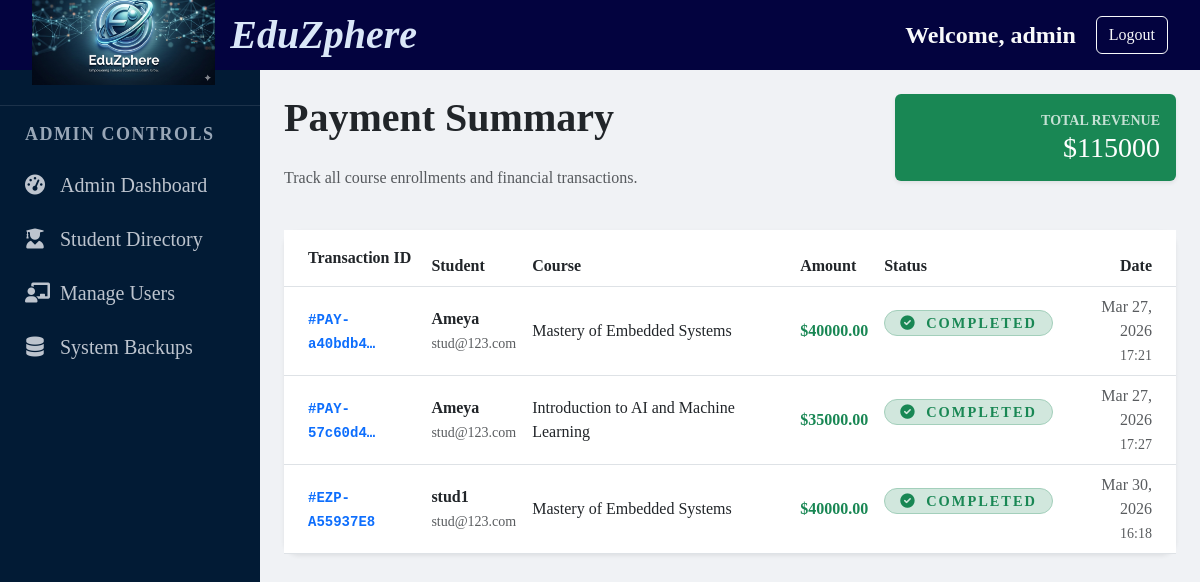
The page /payments/summary/ (signed in) on the database its author committed.
### payments/models.py (models this page shows, shortened)
class Payment(models.Model):
    student = models.ForeignKey(Profile, on_delete=models.CASCADE)
    course = models.ForeignKey(Course, on_delete=models.CASCADE)
    amount = models.DecimalField(max_digits=8, decimal_places=2)
    payment_id = models.CharField(max_length=200, unique=True,blank=True)
    paid = models.BooleanField(default=False)
    date = models.DateTimeField(auto_now_add=True)

### users/models.py (models this page shows, shortened)
class Profile(models.Model):
    ROLE_CHOICES = (
        ('admin', 'Admin'),
        ('instructor','Instructor'),
        ('student','Student'),
    )
    user = models.OneToOneField(User,on_delete=models.CASCADE)
    role = models.CharField(max_length=20,choices=ROLE_CHOICES)
    bio = models.TextField(max_length=500, blank=True)

### courses/models.py (models this page shows, shortened)
class Course(models.Model):
    title = models.CharField(max_length=200)
    description = models.TextField(null=True, blank=True)
    instructor = models.ForeignKey(User, on_delete=models.CASCADE, limit_choices_to={'profile__role': 'instructor'})
    price = models.DecimalField(max_digits=10, decimal_places=2, default=0.00)
    thumbnail = models.ImageField(upload_to='course_pics/', blank=True)
    created_at = models.DateTimeField(auto_now_add=True)

### payments/views.py (the view)
# urls.py: path('summary/',payment_list, name='payment_list'),
@staff_member_required
def payment_list(request):
    payments = Payment.objects.all().select_related('student__user', 'course').order_by('date')
    total_revenue_data = payments.aggregate(total=Sum('amount'))
    total_revenue = total_revenue_data['total'] or 0
    return render(request, 'payment_list.html', {
        'payments': payments,
        'total_revenue': total_revenue
    })

### templates/payment_list.html
{% extends 'base.html' %}
{% block content %}
<div class="container-fluid p-4">
    <div class="row mb-4">
        <div class="col-md-8">
            <h1 class="fw-bold text-dark">Payment Summary</h1>
            <p class="text-muted">Track all course enrollments and financial transactions.</p>
        </div>
        <div class="col-md-4 text-md-end">
            <div class="card bg-success text-white border-0 shadow-sm p-3">
                <small class="text-uppercase fw-bold opacity-75">Total Revenue</small>
                <h3 class="mb-0">${{ total_revenue }}</h3>
            </div>
        </div>
    </div>
    <div class="card border-0 shadow-sm" style="border-radius: 15px;">
        <div class="table-responsive">
            <table class="table table-hover align-middle mb-0">
                <thead class="bg-light">
                    <tr>
                        <th class="ps-4 py-3">Transaction ID</th>
                        <th>Student</th>
                        <th>Course</th>
                        <th>Amount</th>
                        <th>Status</th>
                        <th class="text-end pe-4">Date</th>
                    </tr>
                </thead>
                <tbody>
                    {% for payment in payments %}
                    <tr>
                        <td class="ps-4"><code class="text-primary fw-bold">#{{ payment.payment_id|truncatechars:12 }}</code></td>
                        <td>
                            <div class="fw-bold">{{ payment.student.user.get_full_name|default:payment.student.user.username }}</div>
                            <small class="text-muted">{{ payment.student.user.email }}</small>
                        </td>
                        <td><span class="text-dark">{{ payment.course.title }}</span></td>
                        <td><span class="fw-bold text-success">${{ payment.amount }}</span></td>
                        <td>
                            <span class="badge rounded-pill bg-success-subtle text-success border border-success-subtle">
                                <i class="fa-solid fa-circle-check me-1"></i> Completed
                            </span>
                        </td>
                        <td class="text-end pe-4 text-muted">
                            {{ payment.date|date:"M d, Y" }}<br>
                            <small>{{ payment.date|time:"H:i" }}</small>
                        </td>
                    </tr>
                    {% empty %}
                    <tr>
                        <td colspan="6" class="text-center py-5 text-muted">No payment records found.</td>
                    </tr>
                    {% endfor %}
                </tbody>
            </table>
        </div>
    </div>
</div>
{% endblock %}

### templates/base.html (shortened to what this page needs)
{% load static %}
<!DOCTYPE html>
<html lang="en">
<head>
    <link href="https://cdn.jsdelivr.net/npm/bootstrap@5.3.0/dist/css/bootstrap.min.css" rel="stylesheet">
    <link rel="stylesheet" href="{% static 'css/style.css' %}">
    <link rel="stylesheet" href="https://cdnjs.cloudflare.com/ajax/libs/font-awesome/6.0.0/css/all.min.css">
</head>
<body>
    <div class="dashboard-wrapper">
        <header class="main-header">
            <div class="logo-container">
                <img src="{% static 'images/logo.png' %}" alt="EduZphere Logo" class="logo-image">
                <span class="logo-text">EduZphere</span>
            </div>
            <div class="header-auth-bar">
            {% if user.is_authenticated %}
                <span class="text-light fs-4">Welcome, {{ user.username }}</span>
                <a href="{% url 'logout' %}" class="btn btn-outline-light btn-md">Logout</a>
            {% else %}
                <a href="{% url 'login' %}" class="text-white me-3 text-decoration-none">Login</a>
                <a href="{% url 'register' %}" class="btn btn-light btn-sm">Join Now</a>
            {% endif %}
            </div>
        </header>
        <div class="main-body-container">
            <nav class="sidebar">
           <ul>
            {% if not user.is_authenticated %}
            <li class="sidebar-divider">Discovery</li>
            <li><a href="{% url 'home' %}" class="{% if request.resolver_match.url_name == 'home' %}active{% endif %}"><i class="fa-solid fa-house"></i> Home</a></li>
            <li><a href="{% url 'about' %}" class="{% if request.resolver_match.url_name == 'about' %}active{% endif %}"><i class="fa-solid fa-circle-info"></i> About EduZphere</a></li>
            <li><a href="{% url 'workshops' %}" class="{% if request.resolver_match.url_name == 'workshops' %}active{% endif %}"><i class="fa-solid fa-bolt"></i> Free Workshops</a></li>
            <li><a href="{% url 'contact' %}" class="{% if request.resolver_match.url_name == 'contact' %}active{% endif %}"><i class="fa-solid fa-envelope"></i> Contact Support</a></li>
            <li class="sidebar-divider">Getting Started</li>
            {% if user.is_authenticated and user.is_staff or user.profile.role == 'admin' %}
                <li class="sidebar-divider">Administration</li>
                <li>
                    <a href="{% url 'dashboard' %}" class="{% if request.resolver_match.url_name == 'dashboard' %}active{% endif %}">
                        <i class="fa-solid fa-gauge-high"></i> Admin Dashboard
                    </a>
                </li>
                <li><a href="/admin/"><i class="fa-solid fa-database"></i>Administration</a></li>
            {% endif %}
            <li><a href="{% url 'register' %}"><i class="fa-solid fa-user-plus"></i> Become a Member</a></li>
            {% elif user.is_staff or user.profile.role == 'admin' %}
                <li class="sidebar-divider">Admin Controls</li>
                <li><a href="{% url 'dashboard' %}" class="{% if request.resolver_match.url_name == 'dashboard' %}active{% endif %}">
                    <i class="fa-solid fa-gauge-high"></i> Admin Dashboard</a>
                </li>
                <li><a href="{% url 'student_list' %}" class="{% if request.resolver_match.url_name == 'student_list' %}active{% endif %}">
                    <i class="fa-solid fa-user-graduate"></i> Student Directory</a>
                </li>
                <li><a href="/admin/auth/user/"><i class="fa-solid fa-chalkboard-user"></i> Manage Users</a></li>
                <li><a href="{% url 'system_backup' %}"><i class="fa-solid fa-database"></i> System Backups</a></li>
            {% endif %}
            </ul>
            </nav>
            <div class="main-content">
            {% block content %}
            {% endblock %}
            </div>
        </div>
    </div>
</body>
</html>

### static/css/style.css (style rules this page uses)
:root { --main-bg:var(--text-light); --glass-bg: rgba(255, 255, 255, 0.9); --sidebar-bg: #011627; --accent-blue: #0066ff; --text-dark: #1a202c; --text-muted: #718096; }
html,body { background-size: cover; background-attachment: fixed; font-family:'Times New Roman', Times, serif; height: 100%; margin: 0; overflow: hidden; }
:root { --main-bg-color: #f0f2f5; --sidebar-bg-color: #021b35; --sidebar-hover: rgba(255, 255, 255, 0.1); --accent-blue: #0066ff; --text-light: #bdc4ce; --white: #ffffff; }
* { box-sizing: border-box; margin: 0; padding: 0; }
.main-header { height: 100px; grid-area: header; background-color: rgb(3, 3, 63); display: flex; justify-content: space-between; align-items: center; padding: 0 2rem; border-bottom: none; height: 70px; flex-shrink: 0; z-index: 1000; }
.header-auth-bar { display: flex; align-items: center; gap: 20px; font-size: 1.3rem; font-weight: bold; }
.logo-container { display: flex; align-items: center; }
.logo-image { height: 100px; object-fit: contain; margin-right: 15px; }
.logo-text { font-size: 2.5rem; font-family:'Times New Roman', Times, serif; font-style: italic; font-weight: 800; color: #dae7f8; font-weight: bold; }
.dashboard-wrapper { display: flex; flex-direction: column; height: 100vh; overflow: hidden; }
.main-body-container { grid-area: main-body; display: flex; flex: 1; overflow: hidden; min-height: calc(100vh - 70px); }
.sidebar { width: 260px; background-color: #021b35;; min-height: 100vh; overflow-y: auto; padding: 20px 0; transition: all 0.3s; }
.sidebar ul { list-style: none; padding: 0; }
.sidebar ul li a { display: flex; align-items: center; padding: 12px 25px; color: #bdc4ce; text-decoration: none; font-size: 20px; transition: 0.3s; }
.sidebar ul li a i { margin-right: 15px; width: 20px; text-align: center; }
.sidebar-divider { padding: 20px 25px 10px; font-size: 18px; text-transform: uppercase; letter-spacing: 1.5px; color: #99a7b7; font-weight: bold; border-top: 1px solid rgba(255,255,255,0.1); margin-top: 15px; padding-top: 15px; }
.main-content { flex: 1; padding: 0; background-color: var(--main-bg-color); overflow-y: auto; display: block; }
.main-content h1, .main-content h2, .main-content h4 { margin-top: 0; margin-bottom: 1.5rem; }
.badge { display: inline-block; background: rgb(29, 29, 120); color: #b6bec6; padding: 5px 15px; border-radius: 50px; font-size: 0.9rem; text-transform: uppercase; letter-spacing: 2px; margin-bottom: 1rem; border: 1px solid rgba(28, 47, 74, 0.3); }
.bg-success-subtle { background-color: #d1e7dd !important; }

### rows shown on the page
Payment: payment_id "PAY-a40bdb4…", student.user.get_full_name "Ameya", student.user.email "stud@123.com", course "Mastery of Embedded Systems", amount "40000.00", date "Mar 27, 2026", date "17:21"
Payment: payment_id "PAY-57c60d4…", student.user.get_full_name "Ameya", student.user.email "stud@123.com", course "Introduction to AI and Machine Learning", amount "35000.00", date "Mar 27, 2026", date "17:27"
Payment: payment_id "EZP-A55937E8", student.user.get_full_name "stud1", student.user.email "stud@123.com", course "Mastery of Embedded Systems", amount "40000.00", date "Mar 30, 2026", date "16:18"

### other values the page prints
{{ user.username }} "admin"
{{ total_revenue }} "115000"
